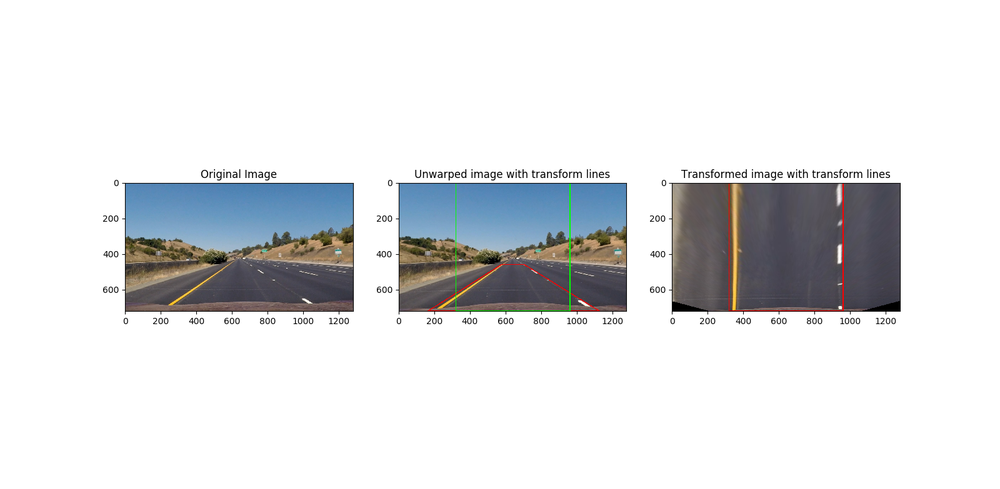
#> input picture Lane transform tests/lane_transform1.png, 1000 x 489 px, shrunk from 1600 x 783 before the run; its folder holds only this picture in this run
$ python -i imageProcessing.py   (imports and definitions only)   (older library calls are emulated)
#> lines starting #> are read from the running program, lines starting #| are printed output that depends on the picture; after the words box and inside, x2 and y2 are one past the last pixel; in counts of white or black regions, pixels touching at a corner belong together
import numpy as np
import cv2
import matplotlib.pyplot as plt
import matplotlib.image as mpimg
from transform import *

# [15 lines left out: function image_pipeline, not called in this run]

def abs_sobel_thresh(img, orient='x', sobel_kernel=3, thresh=(0, 255)):
    gray = cv2.cvtColor(img, cv2.COLOR_BGR2GRAY)
    # Apply x or y gradient with the OpenCV Sobel() function
    # and take the absolute value
    if orient == 'x':
        abs_sobel = np.absolute(cv2.Sobel(gray, cv2.CV_64F, 1, 0))
    if orient == 'y':
        abs_sobel = np.absolute(cv2.Sobel(gray, cv2.CV_64F, 0, 1))
    # Rescale back to 8 bit integer
    scaled_sobel = np.uint8(255*abs_sobel/np.max(abs_sobel))
    # Create a copy and apply the threshold
    binary_output = np.zeros_like(scaled_sobel)
    binary_output[(scaled_sobel >= thresh[0]) & (scaled_sobel <= thresh[1])] = 1
    return binary_output

# [42 lines left out: functions dir_threshold, test_sobel_thresh, not called in this run]

def threshold_s_channel(img, thresh=(90,255)):
    hls = cv2.cvtColor(img, cv2.COLOR_RGB2HLS)
    S = hls[:,:,2]
    binary = np.zeros_like(S)
    binary[(S > thresh[0]) & (S <= thresh[1])] = 1
    return binary, S

def threshold_white(img, thresh=(190,255)):
    gray = cv2.cvtColor(img, cv2.COLOR_RGB2GRAY)
    result = np.zeros_like(gray)
    thresh = 175
    result[gray > thresh] = 1
    while np.mean(result) > .02:
        thresh += 1
        result = np.zeros_like(gray)
        result[gray > thresh] = 1
    kernel = np.ones((25,25),np.uint8)
    morphed = cv2.morphologyEx(result, cv2.MORPH_OPEN, kernel)
    masked = np.copy(result)
    masked[(result > 0) & (morphed > 0)] = 0
    return result, morphed, masked

# [16 lines left out: function test_color_thresholding, not called in this run]

def thresh_pipeline(img):
    #get x gradient
    gradx = abs_sobel_thresh(img, orient='x', thresh=(20,150))
    #get binary image from saturation threshold
    sbinary = threshold_s_channel(img, thresh=(130,255))[0]
    #get binary image using grayscale
    gray_binary, morphed, masked = threshold_white(img)
    #combine binary images
    combined_binary = np.zeros_like(sbinary)
    combined_binary[(gradx == 1) | (sbinary == 1) | (gray_binary == 1) | (masked == 1)] = 1
    return combined_binary, gradx, sbinary, gray_binary, morphed, masked


# [6 lines left out: function normalize, not called in this run]

>>> import cv2
>>> picture = cv2.imread('Lane transform tests/lane_transform1.png')
#> picture is the input picture: shape (489, 1000, 3); mean B, G, R 228.2, 226.5, 225.2
>>> result = thresh_pipeline(picture)
#> in abs_sobel_thresh, `gray = cv2.cvtColor(img, cv2.COLOR_BGR2GRAY)`:
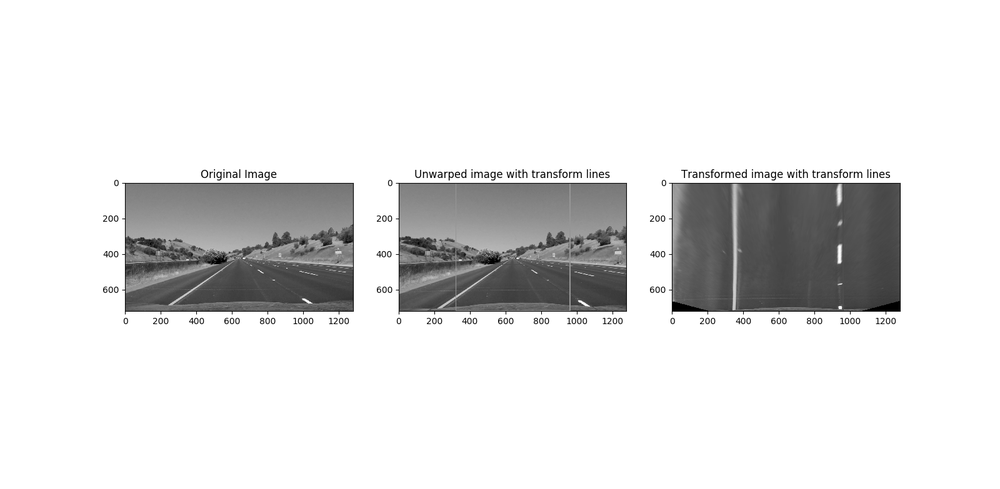
#> gray: shape (489, 1000); min 0, max 255, mean 226.3
#> in abs_sobel_thresh, `abs_sobel = np.absolute(cv2.Sobel(gray, cv2.CV_64F, 1, 0))`:
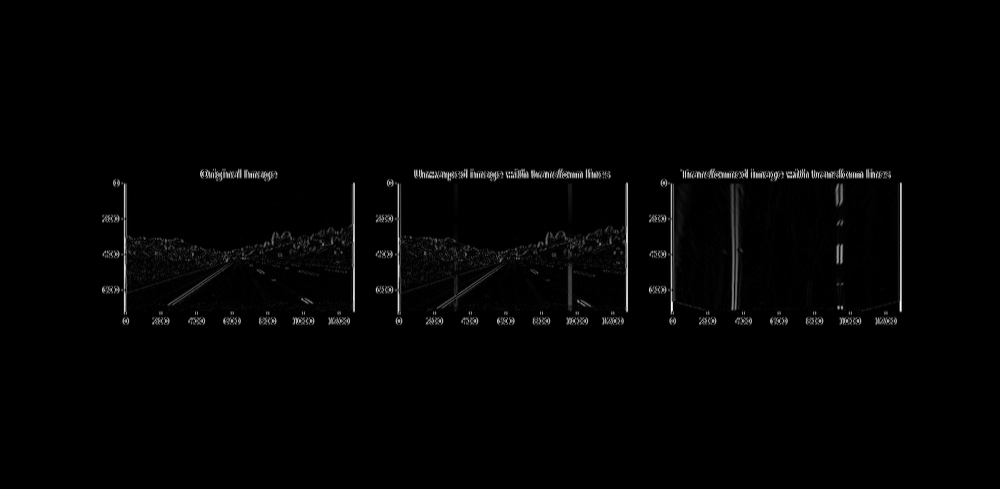
#> abs_sobel: shape (489, 1000) float64; min 0, max 1020, mean 11.8; drawn with min black and max white
#> in thresh_pipeline, `gradx = abs_sobel_thresh(img, orient='x', thresh=(20,150))`:
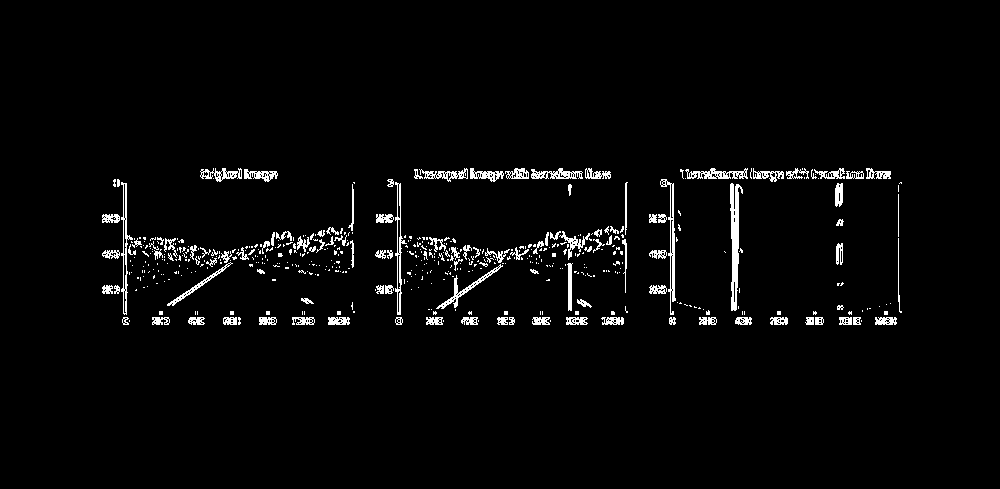
#> gradx: shape (489, 1000); values 0 (black) and 1 (white), 2.9% white in thin lines or dots, all inside (x1, y1, x2, y2) = (102, 168, 902, 325)
#> in threshold_s_channel, `hls = cv2.cvtColor(img, cv2.COLOR_RGB2HLS)`: hls: shape (489, 1000, 3); mean of channels 0, 1, 2 17.2, 226.7, 9.7
#> in threshold_s_channel, `S = hls[:,:,2]`:
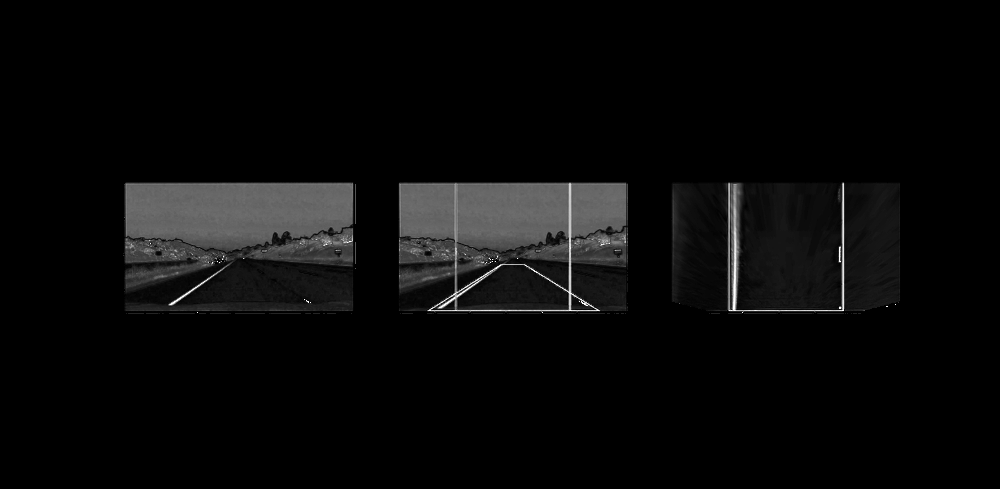
#> S: shape (489, 1000); min 0, max 255, mean 9.7
#> in thresh_pipeline, `sbinary = threshold_s_channel(img, thresh=(130,255))[0]`:
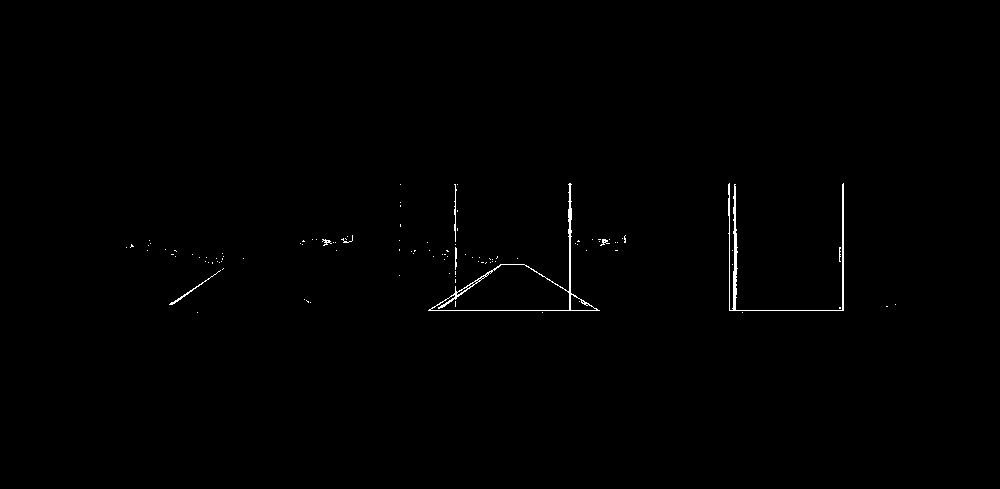
#> sbinary: shape (489, 1000); values 0 (black) and 1 (white), 0.45% white in thin lines or dots, all inside (x1, y1, x2, y2) = (126, 183, 896, 313)
#> after the loop in threshold_white, `while np.mean(result) > .02:`: result: shape (489, 1000); every value is 0
#> result = 6 items
